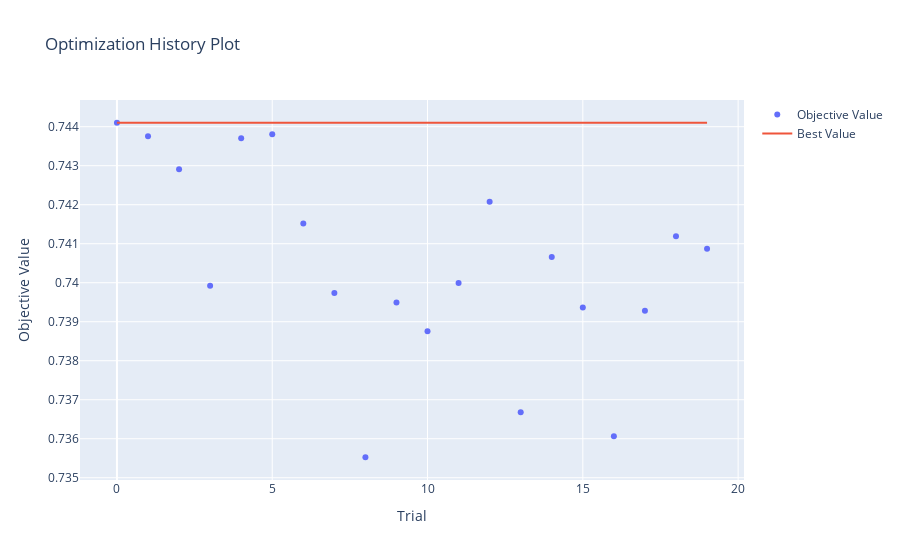
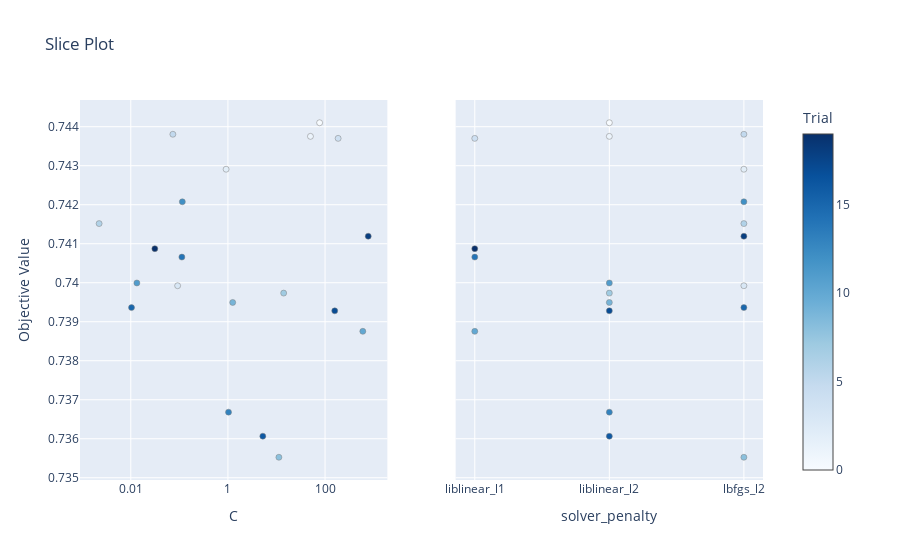
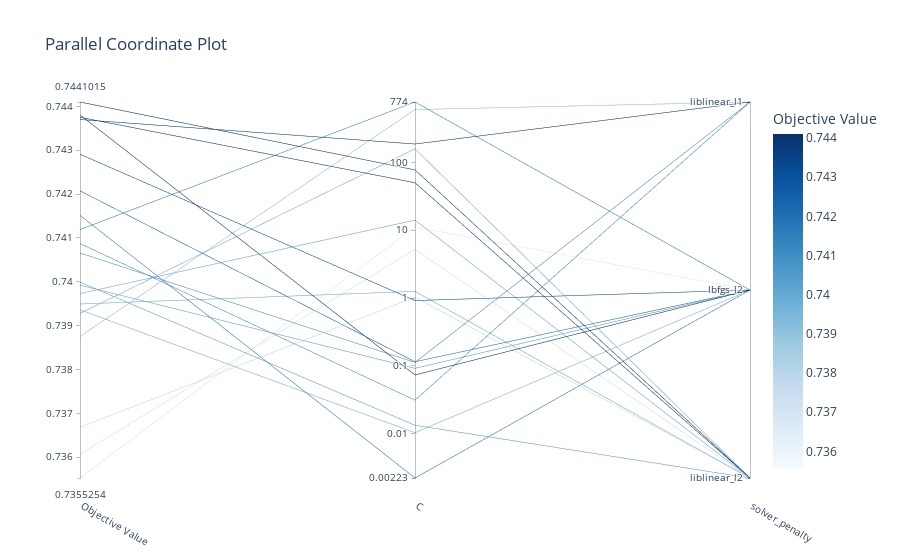
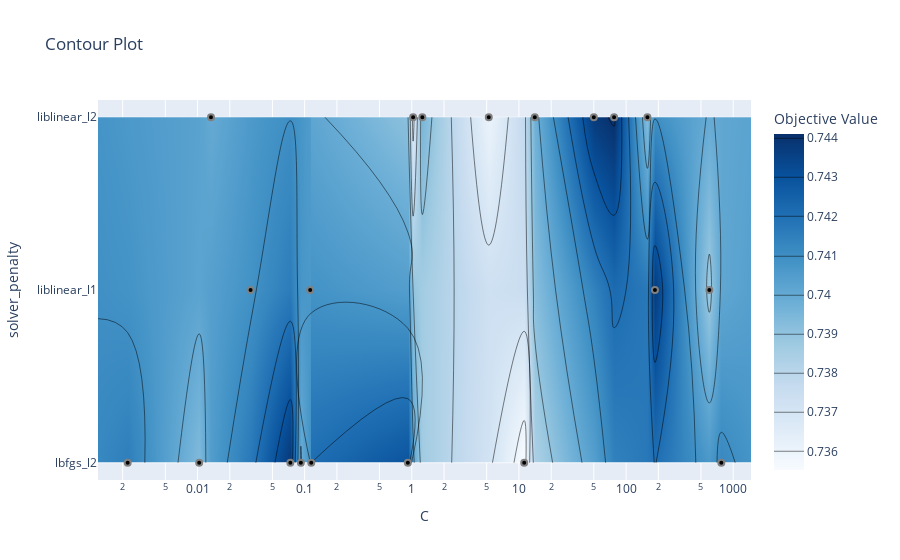

The notebook cell these images were saved under, in order:
### Code cell
# Exibe os melhores resultados e parâmetros para cada modelo
for model_name in best_study_per_model:
    print(f"Best F1 for {model_name}: {best_f1_per_model[model_name]}")
    print(f"Best Parameters for {model_name}: {best_params_per_model[model_name]}")

    print(f"Plots for model: {model_name}")

    study = best_study_per_model[model_name]
    fig_opt_history = plot_optimization_history(study)
    fig_opt_history.show()

    fig_slice = plot_slice(study)
    fig_slice.show()

    fig_parallel = plot_parallel_coordinate(study)
    fig_parallel.show()

    fig_contour = plot_contour(study)
    fig_contour.show()

    fig_param_importances = plot_param_importances(study)
    fig_param_importances.show()

### Figure 1 — Plotly figure (JSON) as saved in the notebook; plotly's stock layout.template omitted (floating-point values rounded to 4 significant figures)
{"data": [{"mode": "markers", "name": "Objective Value", "type": "scatter", "x": [0, 1, 2, 3, 4, 5, 6, 7, 8, 9, 10, 11, 12, 13, 14, 15, 16, 17, 18, 19], "y": [0.7441, 0.7438, 0.7429, 0.7399, 0.7437, 0.7438, 0.7415, 0.7397, 0.7355, 0.7395, 0.7388, 0.74, 0.7421, 0.7367, 0.7407, 0.7394, 0.7361, 0.7393, 0.7412, 0.7409]}, {"mode": "lines", "name": "Best Value", "type": "scatter", "x": [0, 1, 2, 3, 4, 5, 6, 7, 8, 9, 10, 11, 12, 13, 14, 15, 16, 17, 18, 19], "y": [0.7441, 0.7441, 0.7441, 0.7441, 0.7441, 0.7441, 0.7441, 0.7441, 0.7441, 0.7441, 0.7441, 0.7441, 0.7441, 0.7441, 0.7441, 0.7441, 0.7441, 0.7441, 0.7441, 0.7441]}, {"marker": {"color": "#cccccc"}, "mode": "markers", "name": "Infeasible Trial", "showlegend": false, "type": "scatter", "x": [], "y": []}], "layout": {"title": {"text": "Optimization History Plot"}, "xaxis": {"title": {"text": "Trial"}}, "yaxis": {"title": {"text": "Objective Value"}}}}

### Figure 2 — Plotly figure (JSON) as saved in the notebook; plotly's stock layout.template omitted (floating-point values rounded to 4 significant figures)
{"data": [{"marker": {"color": [0, 1, 2, 3, 4, 5, 6, 7, 8, 9, 10, 11, 12, 13, 14, 15, 16, 17, 18, 19], "colorbar": {"title": {"text": "Trial"}, "x": 1, "xpad": 40}, "colorscale": [[0, "rgb(247,251,255)"], [0.125, "rgb(222,235,247)"], [0.25, "rgb(198,219,239)"], [0.375, "rgb(158,202,225)"], [0.5, "rgb(107,174,214)"], [0.625, "rgb(66,146,198)"], [0.75, "rgb(33,113,181)"], [0.875, "rgb(8,81,156)"], [1, "rgb(8,48,107)"]], "line": {"color": "Grey", "width": 0.5}, "showscale": true}, "mode": "markers", "name": "Feasible Trial", "showlegend": false, "type": "scatter", "x": [77.26, 50.01, 0.9182, 0.09212, 185.9, 0.07351, 0.002228, 14.05, 11.2, 1.254, 598.6, 0.01335, 0.1152, 1.029, 0.1126, 0.01036, 5.228, 158.2, 774.4, 0.03126], "xaxis": "x", "y": [0.7441, 0.7438, 0.7429, 0.7399, 0.7437, 0.7438, 0.7415, 0.7397, 0.7355, 0.7395, 0.7388, 0.74, 0.7421, 0.7367, 0.7407, 0.7394, 0.7361, 0.7393, 0.7412, 0.7409], "yaxis": "y"}, {"marker": {"color": [0, 1, 2, 3, 4, 5, 6, 7, 8, 9, 10, 11, 12, 13, 14, 15, 16, 17, 18, 19], "colorbar": {"title": {"text": "Trial"}, "x": 1, "xpad": 40}, "colorscale": [[0, "rgb(247,251,255)"], [0.125, "rgb(222,235,247)"], [0.25, "rgb(198,219,239)"], [0.375, "rgb(158,202,225)"], [0.5, "rgb(107,174,214)"], [0.625, "rgb(66,146,198)"], [0.75, "rgb(33,113,181)"], [0.875, "rgb(8,81,156)"], [1, "rgb(8,48,107)"]], "line": {"color": "Grey", "width": 0.5}, "showscale": false}, "mode": "markers", "name": "Feasible Trial", "showlegend": false, "type": "scatter", "x": ["liblinear_l2", "liblinear_l2", "lbfgs_l2", "lbfgs_l2", "liblinear_l1", "lbfgs_l2", "lbfgs_l2", "liblinear_l2", "lbfgs_l2", "liblinear_l2", "liblinear_l1", "liblinear_l2", "lbfgs_l2", "liblinear_l2", "liblinear_l1", "lbfgs_l2", "liblinear_l2", "liblinear_l2", "lbfgs_l2", "liblinear_l1"], "xaxis": "x2", "y": [0.7441, 0.7438, 0.7429, 0.7399, 0.7437, 0.7438, 0.7415, 0.7397, 0.7355, 0.7395, 0.7388, 0.74, 0.7421, 0.7367, 0.7407, 0.7394, 0.7361, 0.7393, 0.7412, 0.7409], "yaxis": "y2"}], "layout": {"title": {"text": "Slice Plot"}, "xaxis": {"anchor": "y", "domain": [0, 0.45], "title": {"text": "C"}, "type": "log"}, "xaxis2": {"anchor": "y2", "categoryarray": ["liblinear_l1", "liblinear_l2", "lbfgs_l2"], "categoryorder": "array", "domain": [0.55, 1], "title": {"text": "solver_penalty"}, "type": "category"}, "yaxis": {"anchor": "x", "domain": [0, 1], "title": {"text": "Objective Value"}}, "yaxis2": {"anchor": "x2", "domain": [0, 1], "matches": "y", "showticklabels": false}}}

### Figure 3 — Plotly figure (JSON) as saved in the notebook; plotly's stock layout.template omitted (floating-point values rounded to 4 significant figures)
{"data": [{"dimensions": [{"label": "Objective Value", "range": [0.7355, 0.7441], "values": [0.7441, 0.7438, 0.7429, 0.7399, 0.7437, 0.7438, 0.7415, 0.7397, 0.7355, 0.7395, 0.7388, 0.74, 0.7421, 0.7367, 0.7407, 0.7394, 0.7361, 0.7393, 0.7412, 0.7409]}, {"label": "C", "range": [-2.652, 2.889], "ticktext": ["0.00223", "0.01", "0.1", "1", "10", "100", "774"], "tickvals": [-2.652, -2, -1, 0, 1, 2, 2.889], "values": [1.888, 1.699, -0.03704, -1.036, 2.269, -1.134, -2.652, 1.148, 1.049, 0.09832, 2.777, -1.875, -0.9387, 0.01229, -0.9484, -1.985, 0.7183, 2.199, 2.889, -1.505]}, {"label": "solver_penalty", "range": [0, 2], "ticktext": ["liblinear_l2", "lbfgs_l2", "liblinear_l1"], "tickvals": [0, 1, 2], "values": [0, 0, 1, 1, 2, 1, 1, 0, 1, 0, 2, 0, 1, 0, 2, 1, 0, 0, 1, 2]}], "labelangle": 30, "labelside": "bottom", "line": {"color": [0.7441, 0.7438, 0.7429, 0.7399, 0.7437, 0.7438, 0.7415, 0.7397, 0.7355, 0.7395, 0.7388, 0.74, 0.7421, 0.7367, 0.7407, 0.7394, 0.7361, 0.7393, 0.7412, 0.7409], "colorbar": {"title": {"text": "Objective Value"}}, "colorscale": [[0, "rgb(247,251,255)"], [0.125, "rgb(222,235,247)"], [0.25, "rgb(198,219,239)"], [0.375, "rgb(158,202,225)"], [0.5, "rgb(107,174,214)"], [0.625, "rgb(66,146,198)"], [0.75, "rgb(33,113,181)"], [0.875, "rgb(8,81,156)"], [1, "rgb(8,48,107)"]], "reversescale": false, "showscale": true}, "type": "parcoords"}], "layout": {"title": {"text": "Parallel Coordinate Plot"}}}

### Figure 4 — Plotly figure (JSON) as saved in the notebook; plotly's stock layout.template omitted (floating-point values rounded to 4 significant figures)
{"data": [{"colorbar": {"title": {"text": "Objective Value"}}, "colorscale": [[0, "rgb(247,251,255)"], [0.125, "rgb(222,235,247)"], [0.25, "rgb(198,219,239)"], [0.375, "rgb(158,202,225)"], [0.5, "rgb(107,174,214)"], [0.625, "rgb(66,146,198)"], [0.75, "rgb(33,113,181)"], [0.875, "rgb(8,81,156)"], [1, "rgb(8,48,107)"]], "connectgaps": true, "contours": {"coloring": "heatmap"}, "hoverinfo": "none", "line": {"smoothing": 1.3}, "reversescale": false, "type": "contour", "x": [0.001177, 0.002228, 0.01036, 0.01335, 0.03126, 0.07351, 0.09212, 0.1126, 0.1152, 0.9182, 1.029, 1.254, 5.228, 11.2, 14.05, 50.01, 77.26, 158.2, 185.9, 598.6, 774.4, 1466.0], "y": ["lbfgs_l2", "liblinear_l1", "liblinear_l2"], "z": [[null, 0.7415, 0.7394, null, null, 0.7438, 0.7399, null, 0.7421, 0.7429, null, null, null, 0.7355, null, null, null, null, null, null, 0.7412, null], [null, null, null, null, 0.7409, null, null, 0.7407, null, null, null, null, null, null, null, null, null, null, 0.7437, 0.7388, null, null], [null, null, null, 0.74, null, null, null, null, null, null, 0.7367, 0.7395, 0.7361, null, 0.7397, 0.7438, 0.7441, 0.7393, null, null, null, null]]}, {"marker": {"color": "black", "line": {"color": "Gray", "width": 2}}, "mode": "markers", "name": "Feasible Trial", "showlegend": false, "type": "scatter", "x": [77.26, 50.01, 0.9182, 0.09212, 185.9, 0.07351, 0.002228, 14.05, 11.2, 1.254, 598.6, 0.01335, 0.1152, 1.029, 0.1126, 0.01036, 5.228, 158.2, 774.4, 0.03126], "y": ["liblinear_l2", "liblinear_l2", "lbfgs_l2", "lbfgs_l2", "liblinear_l1", "lbfgs_l2", "lbfgs_l2", "liblinear_l2", "lbfgs_l2", "liblinear_l2", "liblinear_l1", "liblinear_l2", "lbfgs_l2", "liblinear_l2", "liblinear_l1", "lbfgs_l2", "liblinear_l2", "liblinear_l2", "lbfgs_l2", "liblinear_l1"]}, {"marker": {"color": "#cccccc", "line": {"color": "Gray", "width": 2}}, "mode": "markers", "name": "Infeasible Trial", "showlegend": false, "type": "scatter", "x": [], "y": []}], "layout": {"title": {"text": "Contour Plot"}, "xaxis": {"range": [-2.929, 3.166], "title": {"text": "C"}, "type": "log"}, "yaxis": {"range": [-0.1, 2.1], "title": {"text": "solver_penalty"}, "type": "category"}}}
